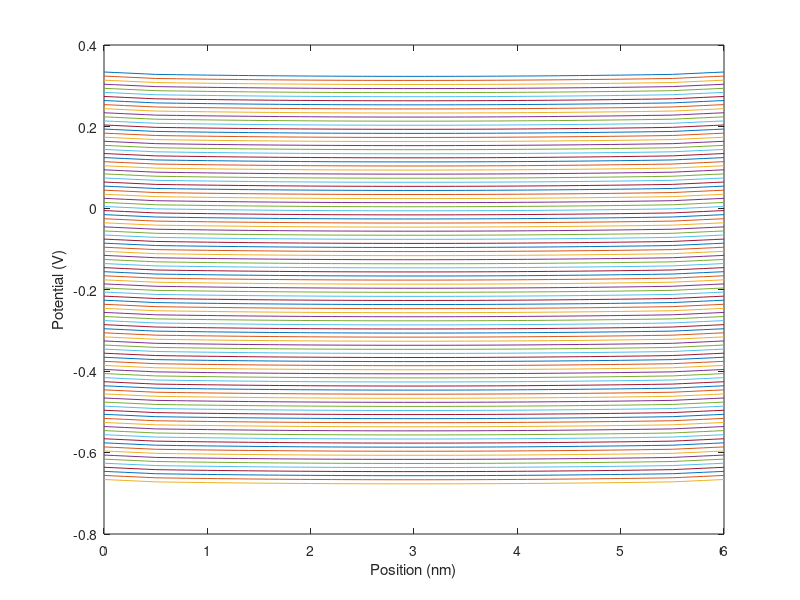
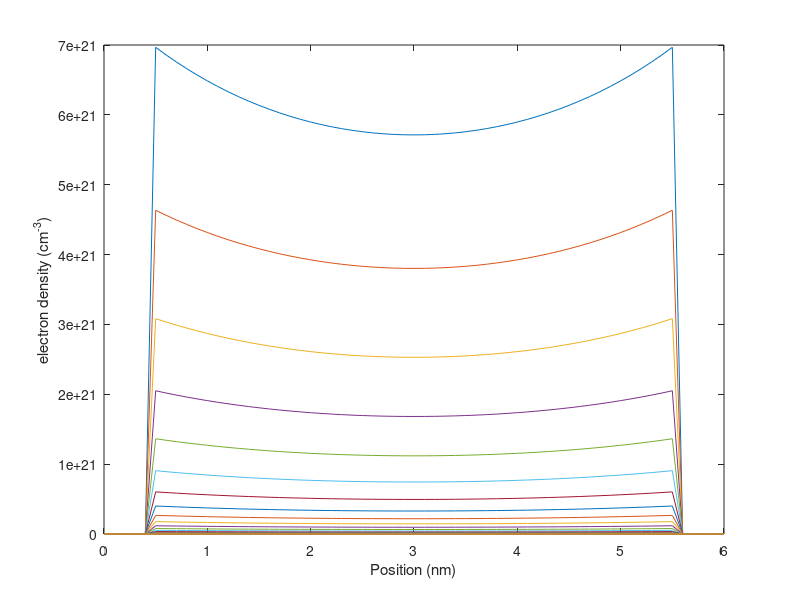
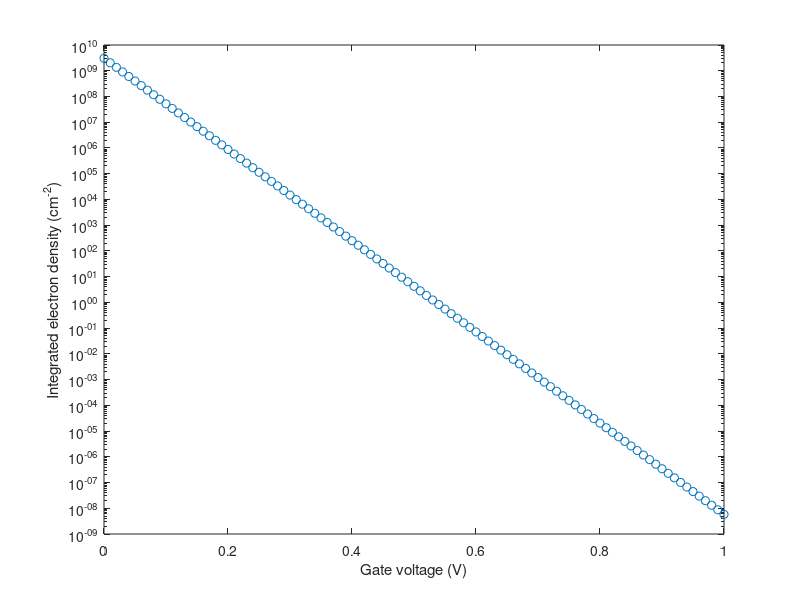

These figures' MATLAB source, in order:
q = 1.602192e-19;
eps0 = 8.854187817e-12;
k_B = 1.308662e-23;
T = 300.0;
thermal = k_B*T/q;
dx = 0.1e-9;
N = 61;
x = dx*transpose ([0:N-1]);
interface1 = 6;
interface2 = 56;
eps_si = 11.7;
eps_ox = 3.9;
Nacc = 1e24;
ni = 1.075e16;
coef = dx*dx*q/eps0;

phi = zeros(N,101);
res=zeros(N,1);
Jaco = sparse(N,N);
phi(:,1) = 0.33374;
elec = zeros(N,101);
integ_elec(101,1)=zeros;
gatev(101,1)=zeros;

for gate=1:101
    if (gate~=1)
    phi(:,gate) = phi(:,gate-1);
    end
    phi(1,gate)=0.33374-((gate-1.0)/100.0);
    phi(N,gate)=phi(1,gate);
    Jaco(1,1) = 1.0;
    Jaco(N,N) = 1.0;
    res(1,1) = phi(1,gate) - 0.33374+((gate-1.0)/100.0);
    res(N,1) = res(1,1);
    gatev(gate,1)=(gate-1.0)/100.0;
    
    for newton=1:10
        for ii=2:N-1
            if (ii< interface1 || ii>interface2)
                res(ii,1) = eps_ox*phi(ii+1,gate) - 2*eps_ox*phi(ii,gate) + eps_ox*phi(ii-1,gate);
                Jaco(ii,ii-1) = eps_ox;
                Jaco(ii,ii) = -2*eps_ox;
                Jaco(ii,ii+1) = eps_ox;
            elseif (ii==interface1)
                res(ii,1) = eps_si*phi(ii+1,gate) - (eps_si+eps_ox)*phi(ii,gate) + eps_ox*phi(ii-1,gate);
                Jaco(ii,ii-1) = eps_ox;
                Jaco(ii,ii) = -(eps_si+eps_ox);
                Jaco(ii,ii+1) = eps_si;
            elseif (ii==interface2)
                res(ii,1) = eps_ox*phi(ii+1,gate) - (eps_ox+eps_si)*phi(ii,gate) + eps_si*phi(ii-1,gate);
                Jaco(ii,ii-1) = eps_si;
                Jaco(ii,ii) = -(eps_ox+eps_si);
                Jaco(ii,ii+1) = eps_ox;
            else
                res(ii,1) = eps_si*phi(ii+1,gate) - 2*eps_si*phi(ii,gate) + eps_si*phi(ii-1,gate);
                Jaco(ii,ii-1) = eps_si;
                Jaco(ii,ii) = -2*eps_si;
                Jaco(ii,ii+1) = eps_si;
            end
        end   
        for ii=interface1:interface2
            if (ii==interface1)
                res(ii,1) = res(ii,1) - coef*(Nacc+ni*exp(phi(ii,gate)/thermal))*0.5;
                Jaco(ii,ii) = Jaco(ii,ii) - coef*ni*exp(phi(ii,gate)/thermal)/thermal*0.5;
            elseif(ii==interface2)
                res(ii,1) = res(ii,1) - coef*(Nacc+ni*exp(phi(ii,gate)/thermal))*0.5;
                Jaco(ii,ii) = Jaco(ii,ii) - coef*ni*exp(phi(ii,gate)/thermal)/thermal*0.5;
            else
                res(ii,1) = res(ii,1) - coef*(Nacc+ni*exp(phi(ii,gate)/thermal));
                Jaco(ii,ii) = Jaco(ii,ii) - coef*ni*exp(phi(ii,gate)/thermal)/thermal;
            end
        end   
        update= Jaco \ (-res);
        phi(:,gate) = phi(:,gate) + update;
       
    end  
     for ii=interface1:interface2                    
        elec(ii,gate) = ni * exp(q*phi(ii,gate)/(k_B*T));
         if (ii== interface1 || ii==interface2)
             integ_elec(gate,1) = integ_elec(gate,1)+ dx/2 * elec(ii,gate); 
         else
             integ_elec(gate,1) = integ_elec(gate,1)+ dx * elec(ii,gate);
         end       
     end
end 

figure(1);
for i=1:101
plot (x*1e9,phi(:,i)); hold on;
end
xlabel ('Position (nm)');
ylabel ('Potential (V)');
figure(2)
for i=1:101
    plot(x*1e9,elec(:,i));hold on;
end
xlabel ('Position (nm)');
ylabel ('electron density (cm^-^3)');
figure(3)
semilogy(gatev(:,1),integ_elec(:,1)*1e-4,'o');
xlabel ('Gate voltage (V)');
ylabel ('Integrated electron density (cm^-^2)');

    
    
